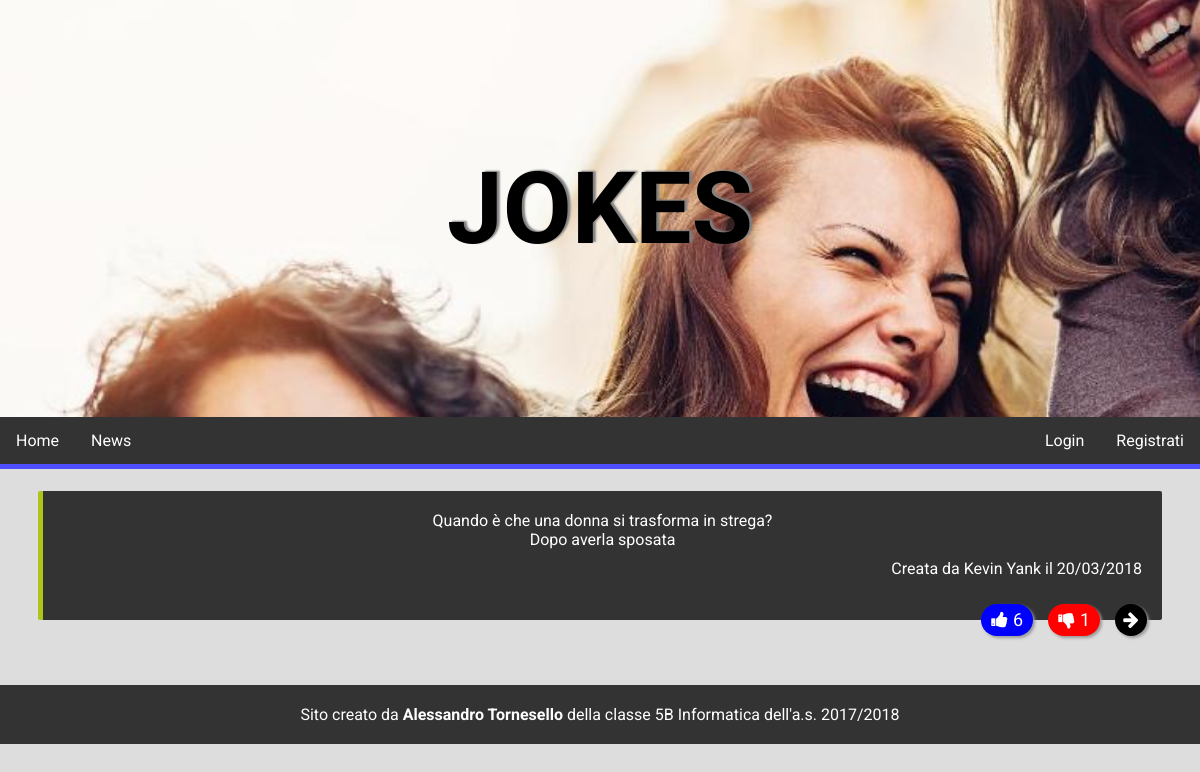
Screenshot of /detail.php?id=1 with the database file from the repository.
### tables this page shows
CREATE TABLE `joke` (
  `id` int(11) NOT NULL,
  `joketext` text,
  `jokedate` date NOT NULL,
  `idauthor` int(11) DEFAULT NULL,
  `likeCounter` int(11) NOT NULL,
  `unlikeCounter` int(11) NOT NULL
);

CREATE TABLE `author` (
  `id` int(11) NOT NULL,
  `name` varchar(255) DEFAULT NULL,
  `email` varchar(255) DEFAULT NULL,
  `idUtente` int(11) NOT NULL
);

### detail.php (the view, shortened to what this page needs)
<!DOCTYPE html>
<html>
<head>
    <link rel="stylesheet" type="text/css" media="screen" href="styles/main.css"/>
    <link rel="stylesheet" type="text/css" media="screen" href="styles/login.css"/>
    <link rel="stylesheet" type="text/css" media="screen" href="styles/joketable.css"/>
    <link rel="stylesheet" href="https://maxcdn.bootstrapcdn.com/font-awesome/4.5.0/css/font-awesome.min.css">
</head>
<body onload="loadAuthors()">
    <div class="header">
        <div class="img">
            <p>Jokes</p>
        </div>
        <div id="navbar">
            <ul class="navbar">
                <li><a class="active" href="index.php">Home</a></li>
                <li><a href="#news">News</a></li>
                <?php
                  if(isset($_SESSION["idUtente"])) {
                    echo "<li class='login'><a href='#'>Esci</a></li>";
                  }
                  else {
                    echo "<li class='singup'><a href='register.php'>Registrati</a></li>
                          <li class='login'><a href='login.php'>Login</a></li>";
                  }
                ?>
            </ul>
        </div>
    </div>
    <div class="content" style="width:100%;text-align:center">
      <table class="jokestable">
        <?php
          include("conn.php");
          $id = $_GET["id"];
          $sql = "SELECT j.id, j.joketext, j.jokedate , a.name, j.likeCounter, j.unlikeCounter
                  FROM joke j, author a
                  WHERE j.idauthor = a.id
                  AND j.id = ".$id;
          if($result = $conn->query($sql)) {
              while ($row = $result->fetch_assoc()) {
                  $newDate = date("d/m/Y", strtotime($row['jokedate']));
                  $row['joketext'] = str_replace("\n", "<br>", $row['joketext']);
                  echo "<tr>
                      <td style='border-left:5px solid rgb(".
                      rand(0,255).",".rand(0,255).",".rand(0,255).
                      ")'>
                      <p class='text'>".
                      $row['joketext'].
                      "</p>
                      <p class='author'>Creata da ".
                      $row['name']." il ". $newDate.
                      "</p><br>
                      <div class='jokeinfo'>
                      <div class='info float'>
                        <a href='detail.php?id=".
                        $row['id'].
                        "'>
                          <i class='fa fa-arrow-right'></i>
                        </a>
                      </div>
                      <form action='".$_SERVER["PHP_SELF"]."?id=".$id."' method='POST'>
                          <button type='submit' name='action' value='".$row['id']."-unlike-".$id."' class='floatWithText unlike'>
                            <i class='fa fa-thumbs-down my-float unlike'>
                            <span class='unlike'>".
                            $row['unlikeCounter'].
                            "</span>
                            </i>
                          </button>
                      </form>
                      <form action='".$_SERVER["PHP_SELF"]."?id=".$id."' method='POST'>
                          <button type='submit' name='action' value='".$row['id']."-like-".$id."' class='floatWithText like'>
                            <i class='fa fa-thumbs-up my-float like'>
                            <span class='like'>".
                            $row['likeCounter'].
                            "</span>
                            </i>
                          </button>
                      </form>
                      </div></td></tr><tr><td class='spacer'></td></tr>";
              }
          }
        ?>
      </table>
    </div>
    <div class="footer">
      <?php include("footer.php"); ?>
    </div>
</body>
</html>

### styles/main.css (style rules this page uses)
* { padding: 0; margin: 0; font-family: 'Roboto', sans-serif; }
body { background-color: #ddd; }
div.content { float: right; width: 80%; }
ul.navbar { list-style-type: none; margin: 0; padding: 0; overflow: hidden; background-color: #333; }
ul.navbar li { float: left; }
ul.navbar li a { display: block; color: white; text-align: center; padding: 14px 16px; text-decoration: none; }
ul.navbar li.login, ul.navbar li.singup { float: right; }
div#navbar { border-bottom: 5px solid #4f4fff; }
div.img { background-image: url("../img/bg_home.jpg"); background-attachment: fixed; background-repeat: no-repeat; background-size: cover; background-position: 0 -30px; padding: 150px 0 150px 0; text-align: center; }
div.img p { font-size: 100px; text-transform: uppercase; font-weight: bold; color: #000; font-family: 'Comfortaa', cursive; text-shadow: 3px -1px 2px rgb(128, 128, 128); }
div.footer { clear: both; }

### styles/joketable.css (style rules this page uses)
table.jokestable { margin: 20px 3% 3% 3%; width: 94%; }
table.jokestable tr td.spacer { height: 25px; background-color: transparent; }
table.jokestable tr td { background-color: #333; color: #fff; border-radius: 2px; }
table.jokestable tr td p.author { float: right; padding: 10px 20px 10px 0px; }
table.jokestable tr td p.text { padding: 20px 20px 0 20px; }
table.jokestable tr td div.jokeinfo { width: 100%; text-align: right; height: 0; margin-top: 20px; }
table.jokestable tr td div.jokeinfo span.like, table.jokestable tr td div.jokeinfo span.unlike, table.jokestable tr td div.jokeinfo button { float: right; }
table.jokestable tr td div.jokeinfo span.like, table.jokestable tr td div.jokeinfo span.unlike { height: 32px; line-height: 32px; padding: 0 0 0 5px; }
table.jokestable tr td div.jokeinfo button i.like, table.jokestable tr td div.jokeinfo button i.unlike, table.jokestable tr td div.jokeinfo button i.edit, table.jokestable tr td div.jokeinfo button i.delete { color: #fff; height: 32px; line-height: 32px; font-size: 18px; }
table.jokestable tr td div.jokeinfo button.like { background-color: #00f; padding: 0 10px 0 10px; margin-left: 15px; }
table.jokestable tr td div.jokeinfo button.unlike { background-color: #f00; padding: 0 10px 0 10px; margin-left: 15px; }
table.jokestable tr td div.info { float: right; background-color: #000; margin: 0 15px 0 15px; }
table.jokestable tr td div.info a i { color: #fff; line-height: 32px; font-size: 18px; }
table.jokestable tr td div.jokeinfo button { background-color: #000; border-width: 0; }
.float { position:relative; width:32px; height:32px; bottom:-16px; color:#FFF; border-radius:16px; text-align:center; box-shadow: 2px 2px 3px #999; }
.floatWithText { position:relative; height:32px; bottom:-16px; color:#FFF; border-radius:16px; text-align:center; box-shadow: 2px 2px 3px #999; }

### rows the page displays
joke: joketext "Quando è che una donna si trasforma in strega? Dopo averla sposata", idauthor.name "Kevin Yank", jokedate "20/03/2018", unlikeCounter "1", likeCounter "6"
